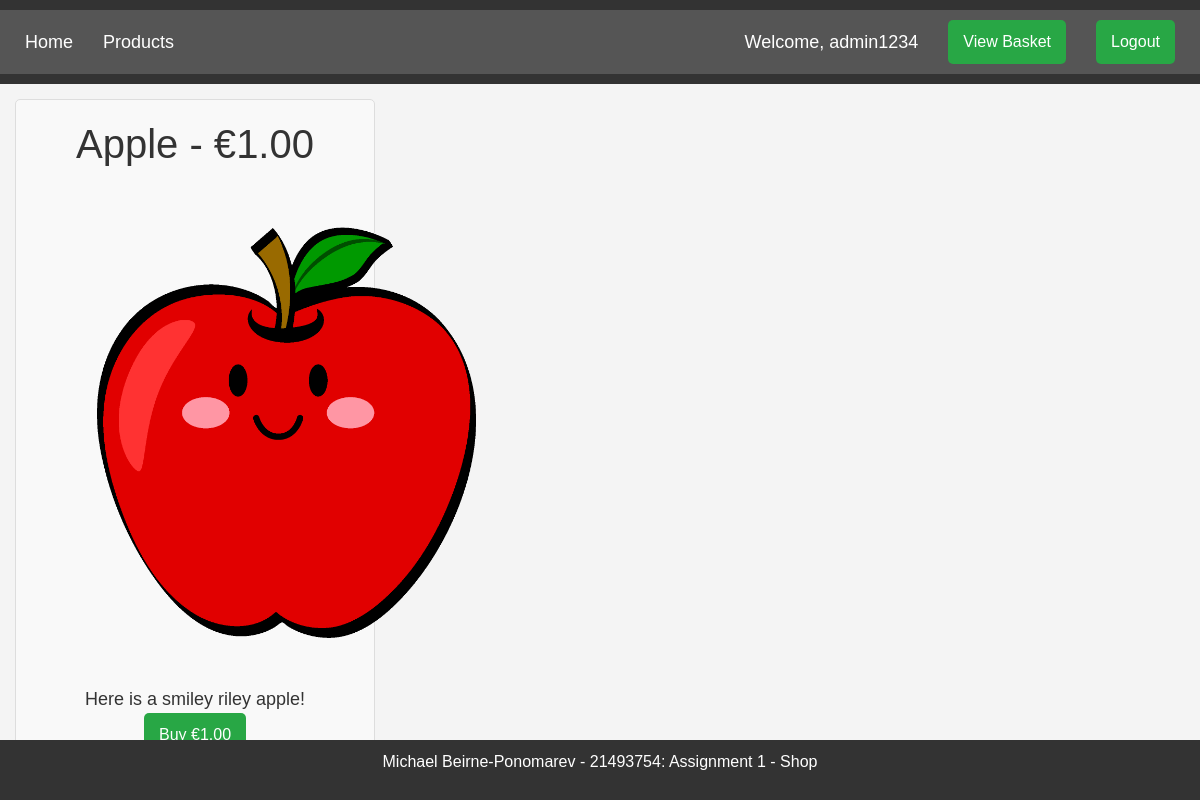
Screenshot of /products/2/ (signed in) with the database file from the repository.
### mikeshop/models.py (models this page shows)
class User(AbstractUser):
    pass

class Product(models.Model):
    id = models.AutoField(primary_key=True)
    name = models.CharField(max_length=200, null=False)
    description = models.TextField(null = False)
    price = models.DecimalField(max_digits=6, decimal_places=2, default=0.0)
    product_image = models.FileField(upload_to='products')

### mikeshop/views.py (the view)
# urls.py: path('products/<int:prodid>/', views.product_individual, name="individual_product" ),
def product_individual(request, prodid):
    product = Product.objects.get(id=prodid)
    return render(request, 'individual_products.html', {'product':product})

### mikeshop/templates/individual_products.html (shortened to what this page needs)
{% extends 'base.html' %}
{% block content %}
<div class="product-box">
<h1>{{product.name}} - €{{product.price}}</h1>
<img src="{{ product.product_image.url }}" alt="{{ p.name }}" class="product-image">
<p>
    {{product.description}}
    <a href="/addbasket/{{product.id}}" class="btn btn-primary">Buy €{{product.price}}</a>
</p>
</div>
{% endblock %}

### mikeshop/templates/base.html (shortened to what this page needs)
<!DOCTYPE html>
<html lang="en">
<head>
    <link href="https://cdn.jsdelivr.net/npm/bootstrap@5.1.3/dist/css/bootstrap.min.css" rel="stylesheet">
    {% load static %}
    <link rel="stylesheet" type="text/css" href="{% static 'css/styling.css' %}">
</head>
<body>
    <header>
        <nav>
            <div class="nav-left">
                <a href="{% url 'index' %}">Home</a>
                <a href="{% url 'products' %}">Products</a>
            </div>
            <div class="nav-right">
            {% if user.is_authenticated %}
            <p>Welcome, {{user.username}}</p>
            <a href="{% url 'view_basket' %}"class="btn btn-primary">View Basket</a>
            <a href="{% url 'logout' %}" class="btn btn-primary">Logout</a>
            {% else %}
            <a href="{% url 'login' %}" class="btn btn-primary">Login</a>
            <a href="{% url 'register' %}" class="btn btn-primary">Register</a>
            {% endif %}
            </div>
        </nav>
    </header>
    <main>
        {% block content %}{% endblock %}
    </main>
    <footer>
        <p>Michael Beirne-Ponomarev - 21493754: Assignment 1 - Shop</p>
    </footer>
</body>
</html>

### mikeshop/static/css/styling.css (style rules this page uses)
body { font-family: 'Arial', sans-serif; margin: 0; padding: 0; background-color: #f4f4f4; color: #333; }
header { background-color: #333; color: #fff; padding: 10px 0; text-align: center; }
footer { background-color: #333; color: white; text-align: center; padding: 10px 0; position: fixed; bottom: 0; width: 100%; }
nav { display: flex; justify-content: space-between; background-color: #555; padding: 10px; align-items: center; }
.nav-left { display: flex; align-items: center; }
.nav-right { display: flex; align-items: center; }
nav a { color: white; text-decoration: none; margin: 0 15px; font-size: 18px; }
nav p { color: white; text-decoration: none; margin: 0 15px; font-size: 18px; }
.btn { display: inline-block; padding: 10px 15px; background-color: #28a745; color: white; text-align: center; text-decoration: none; border-radius: 5px; border: none; font-size: 16px; transition: background-color 0.3s ease; }
.btn-primary { background-color: #28a745; }
.product-box { width: 30%; padding-bottom: 20px; box-sizing: border-box; padding: 20px; background-color: #f9f9f9; border: 1px solid #ddd; border-radius: 5px; text-align: center; margin: 15px 15px; }
.product-box p { font-size: 18px; margin: 10px 0; }
.product-image { width: 500px; height: 500px; object-fit: cover; border-radius: 5px; }
.product-box .btn { display: inline-block; background-color: #28a745; color: white; padding: 10px 15px; text-decoration: none; border-radius: 5px; transition: background-color 0.3s; }

### rows the page displays
User: username "admin1234"
Product: name "Apple", price "1.00", product_image (picture), description "Here is a smiley riley apple!"
